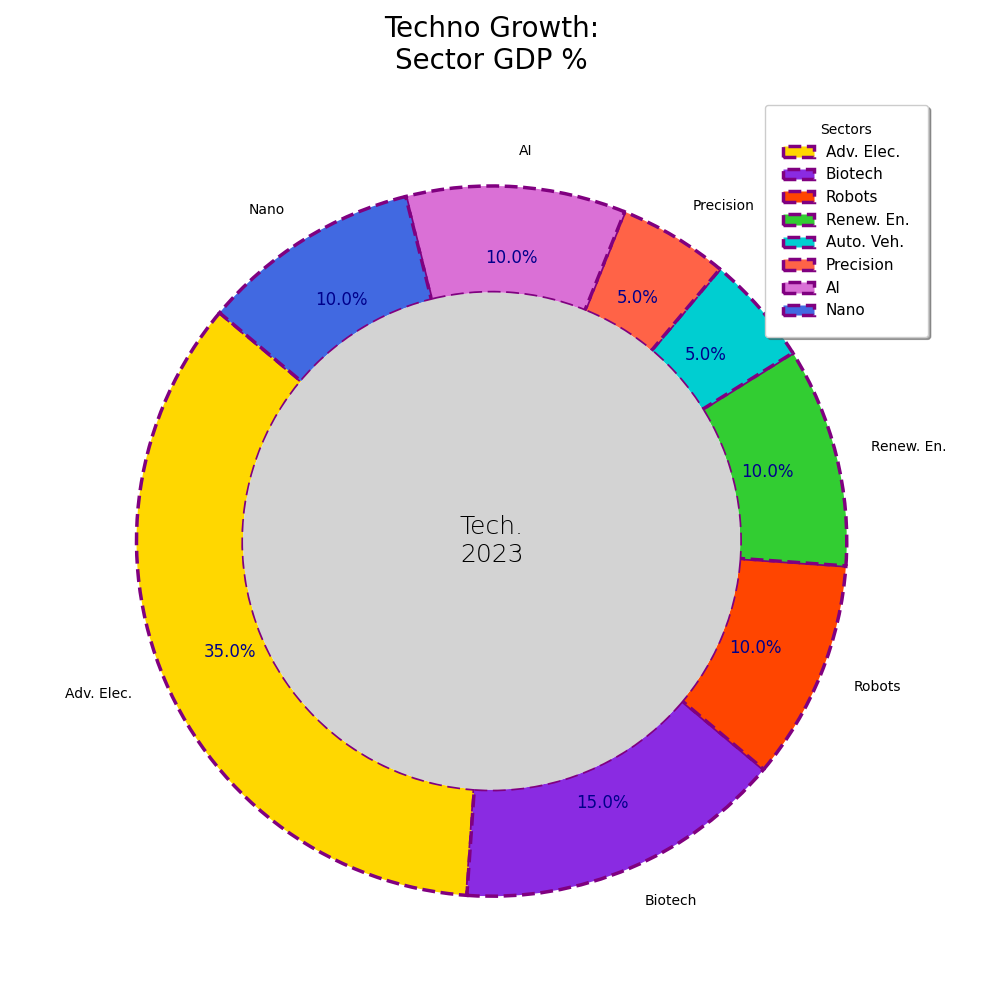

Source code (Python):
import matplotlib.pyplot as plt

sectors = [
    'Adv. Elec.',
    'Biotech',
    'Robots',
    'Renew. En.',
    'Auto. Veh.',
    'Precision',
    'AI',
    'Nano'
]
gdp_contribution = [35, 15, 10, 10, 5, 5, 10, 10]

colors = ['#FFD700', '#8A2BE2', '#FF4500', '#32CD32', '#00CED1', '#FF6347', '#DA70D6', '#4169E1']

fig, ax = plt.subplots(figsize=(10, 10))
wedges, texts, autotexts = ax.pie(
    gdp_contribution,
    labels=sectors,
    colors=colors,
    autopct='%1.1f%%',
    startangle=140,
    wedgeprops={'edgecolor': 'purple', 'linewidth': 2.5, 'linestyle': '--', 'width': 0.3},  # thin width for donut shape
    pctdistance=0.8
)

# Creating a donut pie chart by adding a circle at the center
centre_circle = plt.Circle((0, 0), 0.70, fc='lightgray')  # Updated size for the donut ring effect
ax.add_artist(centre_circle)

for autotext in autotexts:
    autotext.set_color('darkblue')
    autotext.set_fontsize(12)
    autotext.set_weight('regular')

ax.text(0, 0, 'Tech.\n2023', fontsize=18, fontweight='light', ha='center', va='center')

plt.title("Techno Growth:\nSector GDP %", fontsize=20, fontweight='regular', ha='center', pad=20)

plt.legend(wedges, sectors, title="Sectors", loc='upper right',
           fontsize=11, frameon=True, shadow=True, fancybox=True, borderpad=1.2)

plt.grid(True, linestyle=':', linewidth=0.5)

plt.tight_layout()
plt.show()
